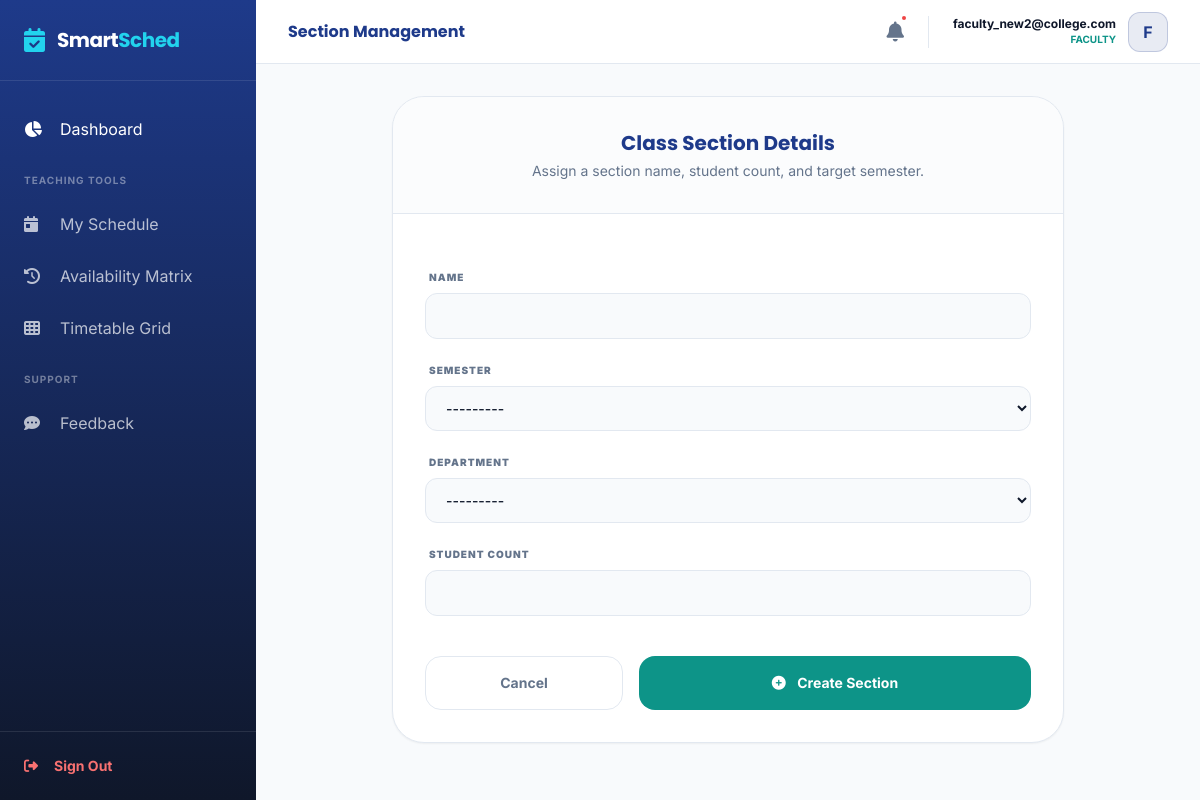
The page /core/sections/add/ (signed in) on the database its author committed.
### accounts/models.py (models this page shows, shortened)
class User(AbstractUser):
    ADMIN = 'admin'
    FACULTY = 'faculty'
    ROLE_CHOICES = [
        (ADMIN, 'Admin/HOD'),
        (FACULTY, 'Faculty/User'),
    ]
    username = None
    email = models.EmailField(unique=True)
    role = models.CharField(max_length=10, choices=ROLE_CHOICES, default=FACULTY)
    profile_picture = models.ImageField(upload_to='profiles/', null=True, blank=True)
    is_verified = models.BooleanField(default=False)
    login_count = models.PositiveIntegerField(default=0)
    USERNAME_FIELD = 'email'
    REQUIRED_FIELDS = []
    objects = CustomUserManager()

### core/views.py (the view)
# urls.py: path('sections/add/', views.SectionCreateView.as_view(), name='section_add'),
class SectionCreateView(LoginRequiredMixin, CreateView):
    model = Section
    fields = ['name', 'semester', 'department', 'student_count']
    template_name = 'core/section_form.html'
    success_url = reverse_lazy('department_list')

### core/models.py (called while the page is built)
    def __str__(self):
        return f"{self.name} ({self.code})"

    def __str__(self):
        return f"Semester {self.number} ({self.academic_year})"

### templates/core/section_form.html (shortened to what this page needs)
{% extends 'base_dashboard.html' %}
{% block header_title %}Section Management{% endblock %}
{% block content %}
<div class="max-w-2xl mx-auto fade-in-up">
    <div class="bg-white rounded-[32px] border border-borderSubtle shadow-sm overflow-hidden">
        <div class="p-8 border-b border-borderSubtle bg-bgSoft/50 text-center">
            <h3 class="font-display text-xl font-bold text-primary">Class Section Details</h3>
            <p class="text-textGray text-sm mt-1">Assign a section name, student count, and target semester.</p>
        </div>
        <form method="POST" class="p-8 space-y-6">
            {% for field in form %}
            <div class="flex flex-col gap-2">
                <label class="text-[10px] font-black text-textGray uppercase tracking-widest ml-1">
                    {{ field.label }}
                </label>
                {{ field }}
            </div>
            {% endfor %}
            <div class="flex gap-4 pt-4">
                <a href="{% url 'department_list' %}" class="flex-1 text-center py-4 rounded-2xl border border-borderSubtle text-textGray font-bold text-sm hover:bg-bgSoft transition-all">
                    Cancel
                </a>
                <button type="submit" class="flex-[2] btn-glow bg-secondary text-white py-4 rounded-2xl font-bold text-sm transition-all hover:scale-[1.02]">
                    <i class="fa-solid fa-plus-circle mr-2"></i> Create Section
                </button>
            </div>
        </form>
    </div>
</div>
{% endblock %}

### templates/base_dashboard.html (shortened to what this page needs)
{% load static %}
<!DOCTYPE html>
<html lang="en">
<head>
    <script src="https://cdn.tailwindcss.com"></script>
    <link rel="stylesheet" href="https://cdnjs.cloudflare.com/ajax/libs/font-awesome/6.4.0/css/all.min.css">
</head>
<body class="bg-bgSoft font-sans text-textDark">
    <aside class="fixed inset-y-0 left-0 w-64 sidebar-gradient text-white hidden md:flex flex-col z-50">
        <div class="p-6 border-b border-white/10">
            <a href="/" class="flex items-center gap-3">
                <i class="fa-solid fa-calendar-check text-highlight text-2xl"></i>
                <span class="font-display text-xl font-bold tracking-tight">Smart<span
                        class="text-highlight">Sched</span></span>
            </a>
        </div>
        <nav class="flex-grow py-6 space-y-1">
            <a href="{% if user.role == 'admin' %}{% url 'admin_dashboard' %}{% else %}{% url 'user_dashboard' %}{% endif %}"
                class="flex items-center gap-4 px-6 py-3 hover:bg-white/5 transition-all {% if 'dashboard' in request.path %}nav-active{% endif %}">
                <i class="fa-solid fa-chart-pie w-5"></i> Dashboard
            </a>
            {% if user.role == 'admin' %}
            <div class="px-6 pt-4 pb-2 text-[10px] font-bold text-white/40 uppercase tracking-widest">Academic Core
            </div>
            <div class="px-6 pt-4 pb-2 text-[10px] font-bold text-white/40 uppercase tracking-widest">Academic Core
            </div>
            <a href="{% url 'department_list' %}"
                class="flex items-center gap-4 px-6 py-3 hover:bg-white/5 transition-all text-white/70 {% if 'department' in request.path %}nav-active{% endif %}">
                <i class="fa-solid fa-sitemap w-5"></i> Departments
            </a>
            <a href="{% url 'semester_add' %}"
                class="flex items-center gap-4 px-6 py-3 hover:bg-white/5 transition-all text-white/70 {% if 'semester' in request.path %}nav-active{% endif %}">
                <i class="fa-solid fa-layer-group w-5"></i> Semesters
            </a>
            <a href="{% url 'section_add' %}"
                class="flex items-center gap-4 px-6 py-3 hover:bg-white/5 transition-all text-white/70 {% if 'section' in request.path %}nav-active{% endif %}">
                <i class="fa-solid fa-users-rectangle w-5"></i> Sections
            </a>
            <a href="{% url 'classroom_list' %}"
                class="flex items-center gap-4 px-6 py-3 hover:bg-white/5 transition-all text-white/70 {% if 'classroom' in request.path %}nav-active{% endif %}">
                <i class="fa-solid fa-door-open w-5"></i> Classrooms
            </a>
            <a href="{% url 'subject_list' %}"
                class="flex items-center gap-4 px-6 py-3 hover:bg-white/5 transition-all text-white/70 {% if 'subject' in request.path %}nav-active{% endif %}">
                <i class="fa-solid fa-book w-5"></i> Subjects
            </a>
            <div class="px-6 pt-4 pb-2 text-[10px] font-bold text-white/40 uppercase tracking-widest">Planning</div>
            <a href="{% url 'faculty_list' %}"
                class="flex items-center gap-4 px-6 py-3 hover:bg-white/5 transition-all text-white/70 {% if 'faculty' in request.path %}nav-active{% endif %}">
                <i class="fa-solid fa-user-tie w-5"></i> Faculty
            </a>
            <a href="{% url 'generate_timetable' %}"
                class="flex items-center gap-4 px-6 py-3 hover:bg-white/5 transition-all text-white/70 {% if 'generate' in request.path %}nav-active{% endif %}">
                <i class="fa-solid fa-wand-magic-sparkles w-5"></i> Scheduler
            </a>
            {% else %}
            <div class="px-6 pt-4 pb-2 text-[10px] font-bold text-white/40 uppercase tracking-widest">Teaching Tools
            </div>
            <a href="{% url 'user_dashboard' %}"
                class="flex items-center gap-4 px-6 py-3 hover:bg-white/5 transition-all text-white/70 {% if 'user_dashboard' in request.resolver_match.url_name %}nav-active{% endif %}">
                <i class="fa-solid fa-calendar-day w-5"></i> My Schedule
            </a>
            <a href="{% url 'faculty_availability' %}"
                class="flex items-center gap-4 px-6 py-3 hover:bg-white/5 transition-all text-white/70 {% if 'availability' in request.path %}nav-active{% endif %}">
                <i class="fa-solid fa-clock-rotate-left w-5"></i> Availability Matrix
            </a>
            {% endif %}
            <a href="{% url 'timetable_view' %}"
                class="flex items-center gap-4 px-6 py-3 hover:bg-white/5 transition-all text-white/70 {% if 'view' in request.path and 'timetable' in request.path %}nav-active{% endif %}">
                <i class="fa-solid fa-table-cells w-5"></i> Timetable Grid
            </a>
            <div class="px-6 pt-4 pb-2 text-[10px] font-bold text-white/40 uppercase tracking-widest">Support</div>
            <a href="{% if user.role == 'admin' %}{% url 'admin_feedback_list' %}{% else %}{% url 'feedback_create' %}{% endif %}"
                class="flex items-center gap-4 px-6 py-3 hover:bg-white/5 transition-all text-white/70 {% if 'feedback' in request.path %}nav-active{% endif %}">
                <i class="fa-solid fa-comment-dots w-5"></i> Feedback
            </a>
        </nav>
        <div class="p-6 border-t border-white/10">
            <a href="{% url 'logout' %}"
                class="flex items-center gap-4 text-red-400 hover:text-red-300 text-sm font-bold transition-colors">
                <i class="fa-solid fa-right-from-bracket"></i> Sign Out
            </a>
        </div>
    </aside>
    <div class="md:ml-64 flex flex-col min-h-screen">
        <header
            class="h-16 bg-white border-b border-borderSubtle flex items-center justify-between px-8 sticky top-0 z-40">
            <h1 class="font-display font-bold text-primary">{% block header_title %}System Overview{% endblock %}</h1>
            <div class="flex items-center gap-6">
                <a href="{% url 'notification_list' %}"
                    class="relative text-textGray hover:text-primary transition-colors">
                    <i class="fa-solid fa-bell text-xl"></i>
                    {% if user.notifications.all %}
                    {% if not user.notifications.first.is_read %}
                    <span class="absolute -top-1 -right-1 w-2 h-2 bg-red-500 rounded-full border-2 border-white"></span>
                    {% endif %}
                    {% endif %}
                </a>
                <div class="flex items-center gap-3">
                    <div class="text-right hidden sm:block">
                        <p class="text-xs font-bold text-textDark">{{ user.email }}</p>
                        <p class="text-[10px] font-bold text-secondary uppercase">{{ user.role }}</p>
                    </div>
                    <div
                        class="w-10 h-10 bg-primary/10 rounded-xl flex items-center justify-center text-primary font-bold border border-primary/20">
                        {{ user.email|slice:":1"|upper }}
                    </div>
                </div>
            </div>
        </header>
        <main class="p-8">
            {% block content %}{% endblock %}
        </main>
    </div>
</body>
</html>

### templates/base_dashboard.html (style rules this page uses)
.sidebar-gradient { background: linear-gradient(180deg, #1E3A8A 0%, #0F172A 100%); }
.fade-in-up { animation: fadeInUp 0.5s ease-out forwards; }

### rows shown on the page
User: email "faculty_new2@college.com", role "FACULTY", email "F"

### other values the page prints
{{ field.label }} "NAME" "SEMESTER" "DEPARTMENT" "STUDENT COUNT"
